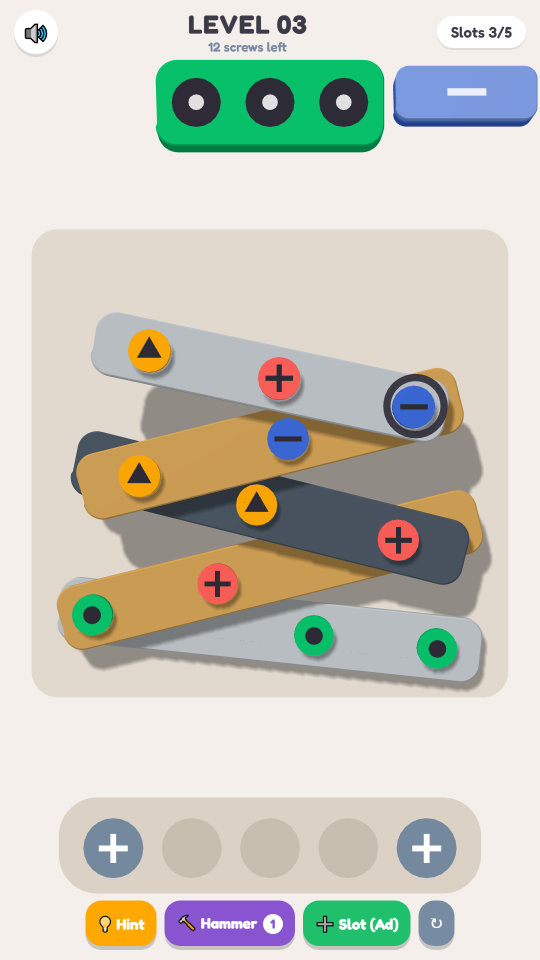
#> input picture store-assets/raw/1-tap.png, 1080 x 1920 px (shown at 1/2 size); its folder holds 4 pictures in this run
$ python store-assets.py
#> lines starting #> are read from the running program, lines starting #| are printed output that depends on the picture; after the words box and inside, x2 and y2 are one past the last pixel; in counts of white or black regions, pixels touching at a corner belong together
# py -3.13 store-assets.py : ghép tiêu đề (20% phía trên) vào ảnh chụp game -> store-assets/screenshot-N.png (1080x1920)
from PIL import Image, ImageDraw, ImageFont
import os
D=os.path.join(os.path.dirname(os.path.abspath(__file__)),'..','store-assets'); RAW=os.path.join(D,'raw')
SCENES=[('1-tap','TAP & UNSCREW!',(255,168,1)),('2-match','MATCH COLORS TO CLEAR!',(56,103,214)),('3-jam',"DON'T GET JAMMED!",(235,59,90)),('4-endless','ENDLESS PUZZLES',(5,196,107))]
def font(sz):
    for f in ('C:/Windows/Fonts/ariblk.ttf','C:/Windows/Fonts/arialbd.ttf'):
        if os.path.exists(f): return ImageFont.truetype(f,sz)
    return ImageFont.load_default()
def wrap(d,text,f,maxw):
    words=text.split(); lines=[]; cur=''
    for w in words:
        t=(cur+' '+w).strip()
        if d.textlength(t,font=f)<=maxw: cur=t
        else: lines.append(cur); cur=w
    lines.append(cur); return lines
for i,(name,title,col) in enumerate(SCENES,1):
    g=Image.open(os.path.join(RAW,name+'.png')).convert('RGB')
#> g is the input picture: PIL image 1080x1920 RGB; mean R, G, B 200.7, 200, 188.6
    W,H=1080,1920; bannerH=int(H*0.20)
    bg=Image.new('RGB',(W,H),(244,239,234)); d=ImageDraw.Draw(bg)
#> after `bg = Image.new('RGB', (W, H), (244, 239, 234))`:
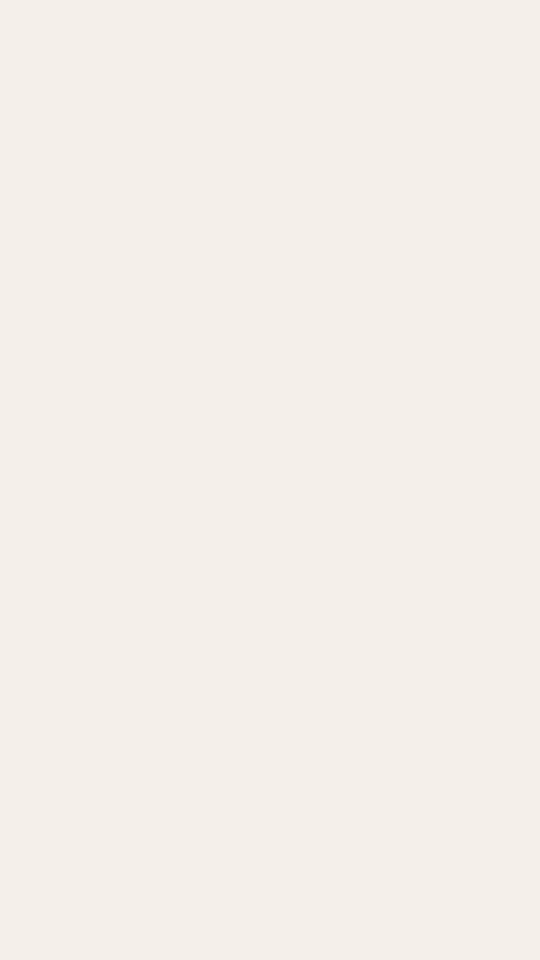
#> bg: PIL image 1080x1920 RGB (shown at 1/2 size); mean R, G, B 244, 239, 234
    d.rectangle([0,0,W,bannerH],fill=col)
    f=font(104); lines=wrap(d,title,f,W-120)
#> after `lines = wrap(d, title, f, W - 120)`: lines = ['TAP & UNSCREW!']
    if len(lines)>2: f=font(84); lines=wrap(d,title,f,W-120)
    lh=int(f.size*1.12); y=(bannerH-lh*len(lines))//2
#> after `y = (bannerH - lh * len(lines)) // 2`: y = 186
    for ln in lines:
        w=d.textlength(ln,font=f); d.text(((W-w)/2+4,y+5),ln,font=f,fill=(0,0,0,60)); d.text(((W-w)/2,y),ln,font=f,fill=(255,255,255)); y+=lh
#> this loop made 1 pass
#> (ln, w, y) on pass 1: ('TAP & UNSCREW!', 82, 197)
#> after the loop, y = 197
    ph=H-bannerH-60; pw=int(g.width*ph/g.height); g2=g.resize((pw,ph),Image.LANCZOS)
#> after `pw = int(g.width * ph / g.height)`: pw = 830
    mask=Image.new('L',g2.size,0); ImageDraw.Draw(mask).rounded_rectangle([0,0,pw-1,ph-1],56,fill=255)
#> after `mask = Image.new('L', g2.size, 0)`: mask: PIL image 830x1476 L; every value is 0
#> after `ImageDraw.Draw(mask).rounded_rectangle([0, 0, pw - 1, ph - 1], 56, fil`:
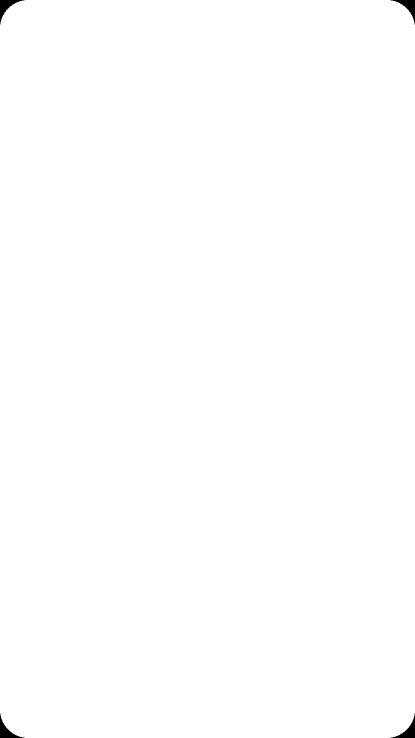
#> mask: PIL image 830x1476 L (shown at 1/2 size); 99.8% white; 4 black regions, box (x1, y1, x2, y2) and area: (0, 0, 49, 49) 691, (781, 0, 830, 49) 691, (0, 1427, 49, 1476) 691, (781, 1427, 830, 1476) 691
    bg.paste(g2,((W-pw)//2,bannerH+30),mask)
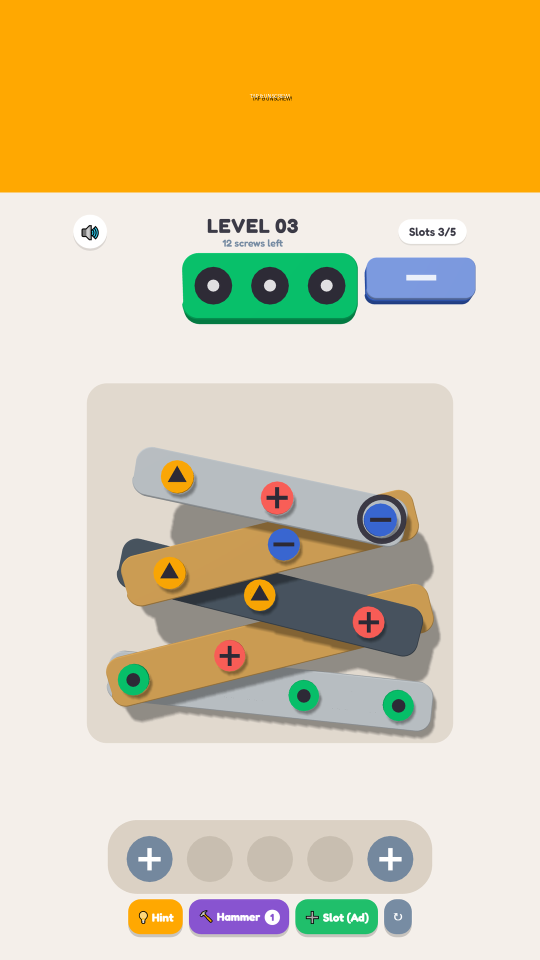
#> bg: PIL image 1080x1920 RGB (shown at 1/2 size); mean R, G, B 220.6, 201.7, 160.5
    bg.save(os.path.join(D,f'screenshot-{i}.png')); print('screenshot',i,bg.size)
#| screenshot 1 (1080, 1920)
#> pass 2 of the loop `for i,(name,title,col) in enumerate(SCENES,1):`:
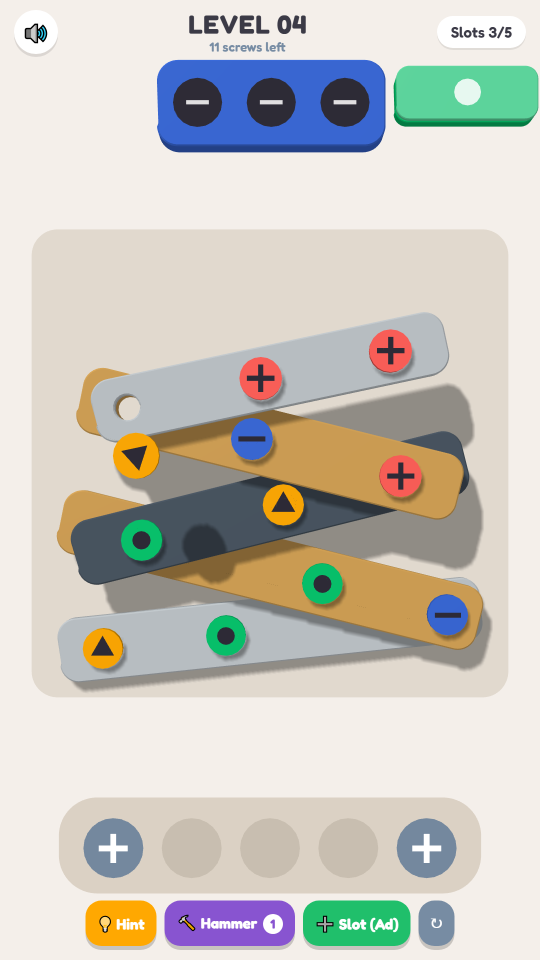
#> input picture store-assets/raw/2-match.png, 1080 x 1920 px (shown at 1/2 size)
#> g is the input picture: PIL image 1080x1920 RGB; mean R, G, B 201.8, 198.7, 190.8
#> lines = ['MATCH COLORS TO CLEAR!']
#> `y = (bannerH - lh * len(lines)) // 2`: y = 186
#> the loop `for ln in lines:` made 1 pass
#> (ln, w, y) on pass 1: ('MATCH COLORS TO CLEAR!', 128, 197)
#> after the loop `for ln in lines:`: y = 197
#> `bg.paste(g2,((W-pw)//2,bannerH+30),mask)`:
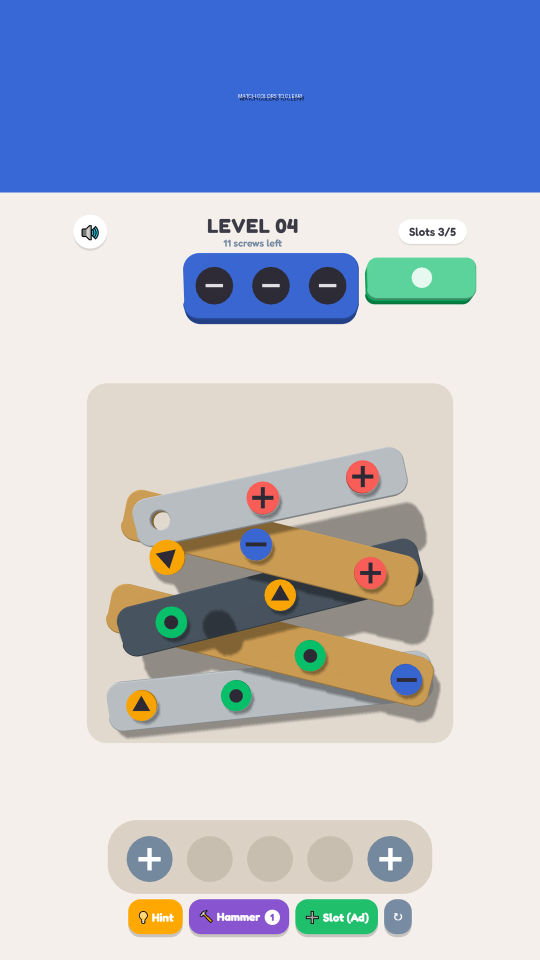
#> bg: PIL image 1080x1920 RGB (shown at 1/2 size); mean R, G, B 181.4, 187.9, 204.4
#| screenshot 2 (1080, 1920)
#> pass 3 of the loop `for i,(name,title,col) in enumerate(SCENES,1):`:
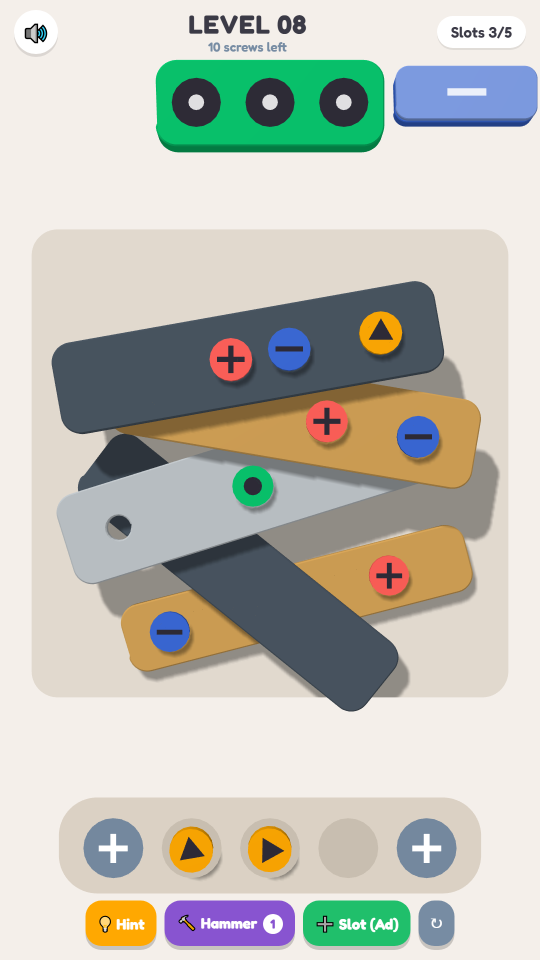
#> input picture store-assets/raw/3-jam.png, 1080 x 1920 px (shown at 1/2 size)
#> g is the input picture: PIL image 1080x1920 RGB; mean R, G, B 192.6, 192.3, 182.5
#> lines = ["DON'T GET JAMMED!"]
#> `y = (bannerH - lh * len(lines)) // 2`: y = 186
#> the loop `for ln in lines:` made 1 pass
#> (ln, w, y) on pass 1: ("DON'T GET JAMMED!", 98, 197)
#> after the loop `for ln in lines:`: y = 197
#> `bg.paste(g2,((W-pw)//2,bannerH+30),mask)`:
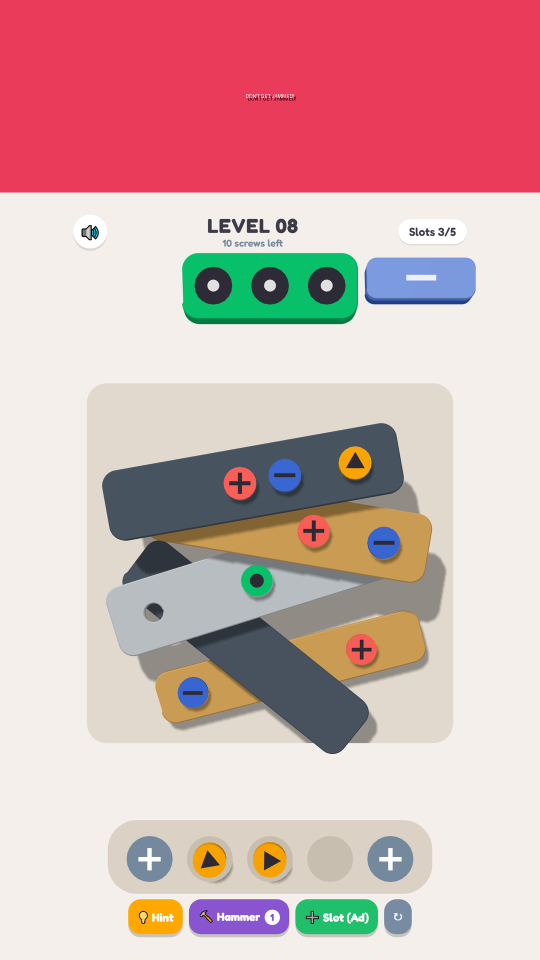
#> bg: PIL image 1080x1920 RGB (shown at 1/2 size); mean R, G, B 211.8, 175.3, 174.7
#| screenshot 3 (1080, 1920)
#> the loop made 4 passes; the first 3 are shown
